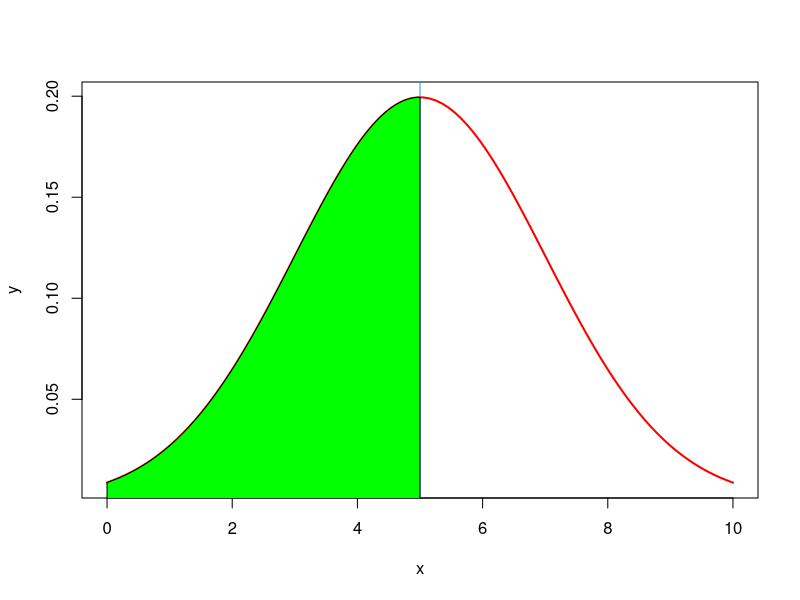

Write R code to recreate this figure.
normalDistribution <- function(x, mean = 0, sd = 1){
  y = dnorm(x, mean, sd)
  plot(x, y, type="l", lwd=2, col="red")
  abline(v=mean(x), col=4) # Average-line
  x = seq(0,mean, length=100)
  y = dnorm(x, mean=mean, sd=sd)
  polygon(c(0,x,mean),c(0,y,0), col="green")
}

x <- seq(0, 10, length=100)

normalDistribution(x, mean = 5, sd = 2)